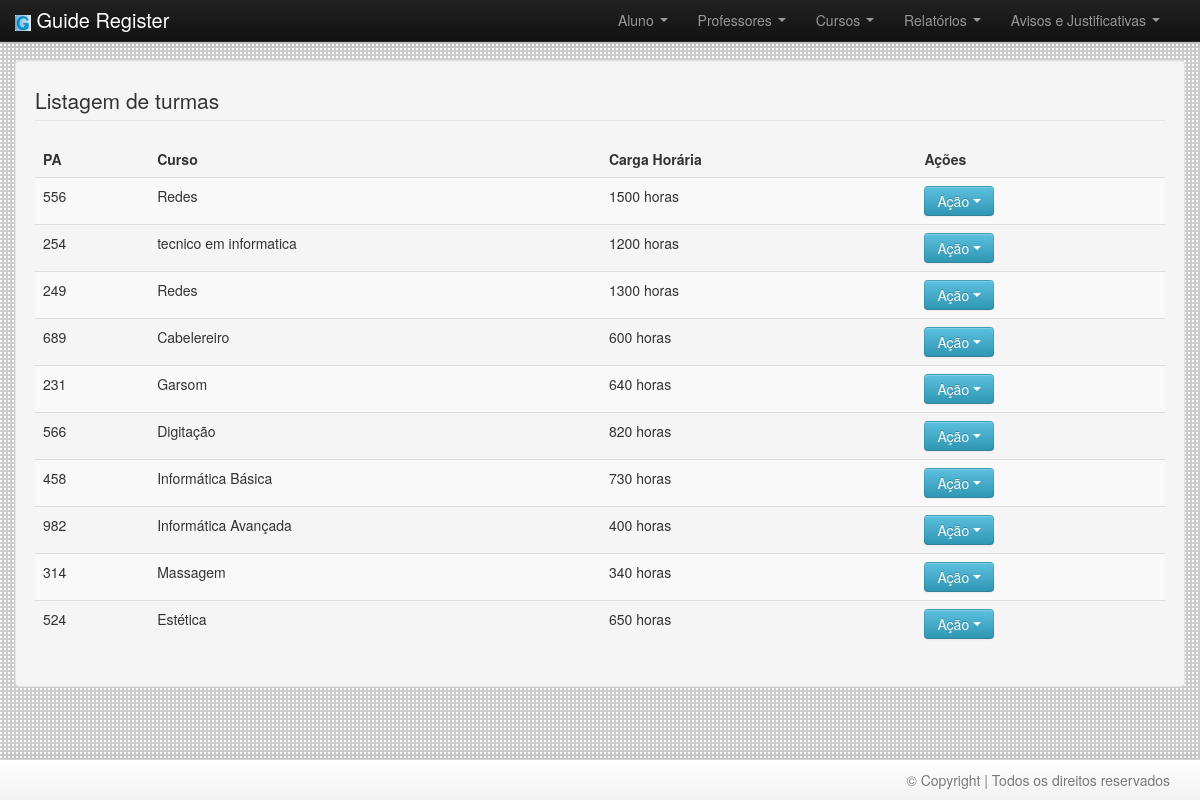
The page /?pg=relatorios&opcao=listagemTurmas on the database its author committed.
### tables this page shows
CREATE TABLE `turma` (
  `idturma` int(11) NOT NULL AUTO_INCREMENT,
  `PAturma` varchar(20) NOT NULL,
  `chTotal` int(5) DEFAULT NULL,
  `turno` char(255) DEFAULT NULL,
  `curso` varchar(50) DEFAULT NULL,
  `dataCriacao` timestamp NULL DEFAULT CURRENT_TIMESTAMP,
  `dataAlteracao` timestamp NULL DEFAULT CURRENT_TIMESTAMP ON UPDATE CURRENT_TIMESTAMP,
  `nomePessoaAlteracao` varchar(255) DEFAULT NULL,
  PRIMARY KEY (`idturma`,`PAturma`)
);

### crud/crud.php (called while the page is built, shortened)
<?php
function listagemDeTurmas($conexao) {
    $sqlBuscar = 'SELECT * FROM turma';
    $resultado = mysqli_query($conexao, $sqlBuscar);
    $resRelatorio = array();
    while ($registro = mysqli_fetch_assoc($resultado)) {
        $resRelatorio[] = $registro;
    }
    return $resRelatorio;
}

### telas/relatorios/relatorios.php (the view, shortened to what this page needs)
<?php
include_once 'telas/relatorios/ValidacaoRelatorio.php';
if (!isset($_GET['opcao'])) {
} else {
    switch ($_GET['opcao']) {
            ?>
            <?php
        case'listagemTurmas':
            ?>
            <div class="well">
                <legend><span class="fa-search3"></span>  Listagem de turmas</legend>
                <table class="table table-hover table-striped">
                    <thead>
                        <tr>
                            <th>PA</th>
                            <th>Curso</th>
                            <th>Carga Horária</th>
                            <th>Ações</th>
                        </tr>
                    </thead>
                    <tbody>
                        <?php
                        $dadosRelatorio = listagemDeTurmas($conexao);
                        foreach ($dadosRelatorio as $rel):
                            ?>
                            <tr>
                                <td><?php echo $rel['PAturma'] ?></td>
                                <td><?php echo $rel['curso'] ?></td>
                                <td><?php echo $rel['chTotal'] ?> horas</td>
                                <td>
                                    <div class="btn-group">
                                        <a class="btn dropdown-toggle btn-info" data-toggle="dropdown" href="#">
                                            Ação
                                            <span class="caret"></span>
                                        </a>
                                    </div>
                                </td>
                            </tr>
                            <?php
                        endforeach;
                        ?>
                    </tbody>
                </table>
            </div>
            <?php
            break;
    }
}
?>

### index.php (shortened to what this page needs)
<!DOCTYPE HTML>
<html lang="pt-BR">
    <head>
        <link type="text/css" rel="stylesheet" href="css/styleIcomoon.css" />
        <link type="text/css" rel="stylesheet" href="css/bootstrap.css" />
        <link type="text/css" rel="stylesheet" href="css/bootstrap-responsive.css" />
        <link type="text/css" rel="stylesheet" href="css/style.css" />
    </head>
    <body>
        <?php include_once './telas/includes/header.php'; ?>
        <div class="container paginas">
            <?php
            if (!isset($_GET['pg'])) {
                include_once 'telas/inicial.php';
            } else {
                switch ($_GET['pg']) {
                    case 'relatorios':
                        include_once './telas/relatorios/relatorios.php';
                        break;
                }
            }
            ?>
        </div>
        <?php
        include_once './telas/includes/footer.php';
        ?>
    </body>
</html>

### telas/includes/header.php (shortened to what this page needs)
<header id="header-menu" class="navbar navbar-fixed-top navbar-inverse">
    <div class="navbar-inner">
        <div class="container">
            <a class="brand" href="index.php">
                <img src="img/GuideRegister-Icon.ico"  alt="Página inicial" title="Página inicial"/>
                Guide Register
            </a>
            <ul class="nav">
                <li><a class="brand"  href="?pg=avisosEjustificativas&opcao=meusAvisos"><span class="fa-bell"></span></a></li>
                <li><a class="brand"  href="?pg=creditos"><span class="fa-coin"></span></a></li>
            </ul>
            <div class="nav-collapse pull-right">
                <ul class="nav">
                    <li class="dropdown">
                        <a href="#" class="dropdown-toggle" data-toggle="dropdown">
                            Aluno
                            <b class="caret"></b>
                        </a>
                    </li>
                    <li class="dropdown">
                        <a href="#" class="dropdown-toggle" data-toggle="dropdown">
                            Professores
                            <b class="caret"></b>
                        </a>
                    </li>
                    <li class="dropdown">
                        <a href="#" class="dropdown-toggle" data-toggle="dropdown">
                            Cursos
                            <b class="caret"></b>
                        </a>
                    </li>
                    <li class="dropdown">
                        <a href="#" class="dropdown-toggle" data-toggle="dropdown">
                            Relatórios
                            <b class="caret"></b>
                        </a>
                    </li>
                    <li class="dropdown">
                        <a href="#" class="dropdown-toggle" data-toggle="dropdown">
                            Avisos e Justificativas
                            <b class="caret"></b>
                        </a>
                    </li>
                </ul>
            </div>
        </div>
    </div>
</header>

### telas/includes/footer.php
<footer class="navbar navbar-fixed-bottom hidden-phone">
    <div class="navbar-inner">
        <div class="container">
            <ul class="nav pull-right">
                <li>
                    <a href="#">&COPY; Copyright | Todos os direitos reservados</a>
                </li>
            </ul>
        </div>
    </div>
</footer>

### css/style.css (style rules this page uses)
.paginas { margin: 60px auto; }
body { height:100%; background: url("../img/bg.fw.png"); }

### rows shown on the page
turma: PAturma "556", curso "Redes", chTotal "1500"
turma: PAturma "254", curso "tecnico em informatica", chTotal "1200"
turma: PAturma "249", curso "Redes", chTotal "1300"
turma: PAturma "689", curso "Cabelereiro", chTotal "600"
turma: PAturma "231", curso "Garsom", chTotal "640"
turma: PAturma "566", curso "Digitação", chTotal "820"
turma: PAturma "458", curso "Informática Básica", chTotal "730"
turma: PAturma "982", curso "Informática Avançada", chTotal "400"
turma: PAturma "314", curso "Massagem", chTotal "340"
turma: PAturma "524", curso "Estética", chTotal "650"
